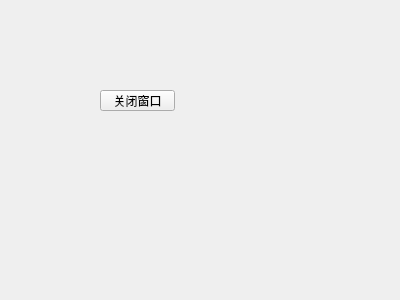
<?xml version="1.0" encoding="UTF-8"?>
<ui version="4.0">
 <class>Form</class>
 <widget class="QWidget" name="Form">
  <property name="geometry">
   <rect>
    <x>0</x>
    <y>0</y>
    <width>400</width>
    <height>300</height>
   </rect>
  </property>
  <property name="windowTitle">
   <string>Form</string>
  </property>
  <widget class="QPushButton" name="closeWinBtn">
   <property name="geometry">
    <rect>
     <x>100</x>
     <y>90</y>
     <width>75</width>
     <height>21</height>
    </rect>
   </property>
   <property name="text">
    <string>关闭窗口</string>
   </property>
  </widget>
 </widget>
 <resources/>
 <connections>
  <connection>
   <sender>closeWinBtn</sender>
   <signal>clicked()</signal>
   <receiver>Form</receiver>
   <slot>close()</slot>
   <hints>
    <hint type="sourcelabel">
     <x>137</x>
     <y>105</y>
    </hint>
    <hint type="destinationlabel">
     <x>154</x>
     <y>150</y>
    </hint>
   </hints>
  </connection>
 </connections>
</ui>
